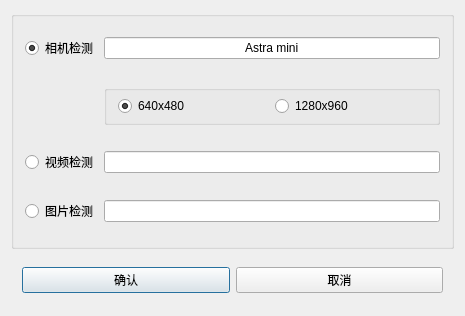
<?xml version="1.0" encoding="UTF-8"?>
<ui version="4.0">
 <class>setDialog</class>
 <widget class="QDialog" name="setDialog">
  <property name="geometry">
   <rect>
    <x>0</x>
    <y>0</y>
    <width>465</width>
    <height>316</height>
   </rect>
  </property>
  <property name="windowTitle">
   <string>setDialog</string>
  </property>
  <layout class="QGridLayout" name="gridLayout">
   <item row="1" column="0" colspan="2">
    <widget class="QWidget" name="widget_2" native="true">
     <property name="maximumSize">
      <size>
       <width>16777215</width>
       <height>50</height>
      </size>
     </property>
     <layout class="QHBoxLayout" name="horizontalLayout">
      <item>
       <widget class="QPushButton" name="acceptButton">
        <property name="text">
         <string>确认</string>
        </property>
       </widget>
      </item>
      <item>
       <widget class="QPushButton" name="rejectButton">
        <property name="text">
         <string>取消</string>
        </property>
       </widget>
      </item>
     </layout>
    </widget>
   </item>
   <item row="0" column="0" colspan="2">
    <widget class="QGroupBox" name="groupBox">
     <property name="title">
      <string/>
     </property>
     <layout class="QGridLayout" name="gridLayout_2">
      <property name="topMargin">
       <number>0</number>
      </property>
      <property name="bottomMargin">
       <number>0</number>
      </property>
      <item row="0" column="1">
       <widget class="QLineEdit" name="weightChose">
        <property name="layoutDirection">
         <enum>Qt::LeftToRight</enum>
        </property>
        <property name="text">
         <string>Astra mini</string>
        </property>
        <property name="alignment">
         <set>Qt::AlignCenter</set>
        </property>
       </widget>
      </item>
      <item row="3" column="0">
       <widget class="QRadioButton" name="videoRadioButton">
        <property name="text">
         <string>视频检测</string>
        </property>
       </widget>
      </item>
      <item row="0" column="0">
       <widget class="QRadioButton" name="cameraRadioButton">
        <property name="text">
         <string>相机检测</string>
        </property>
        <property name="checked">
         <bool>true</bool>
        </property>
       </widget>
      </item>
      <item row="3" column="1">
       <widget class="QLineEdit" name="videoChose"/>
      </item>
      <item row="4" column="0">
       <widget class="QRadioButton" name="pictureRadioButton">
        <property name="text">
         <string>图片检测</string>
        </property>
       </widget>
      </item>
      <item row="4" column="1">
       <widget class="QLineEdit" name="pictureChose"/>
      </item>
      <item row="1" column="1">
       <widget class="QGroupBox" name="groupBox_2">
        <property name="maximumSize">
         <size>
          <width>16777215</width>
          <height>40</height>
         </size>
        </property>
        <property name="title">
         <string/>
        </property>
        <layout class="QHBoxLayout" name="horizontalLayout_2">
         <property name="topMargin">
          <number>0</number>
         </property>
         <property name="bottomMargin">
          <number>0</number>
         </property>
         <item>
          <widget class="QRadioButton" name="radioButton640">
           <property name="text">
            <string>640x480</string>
           </property>
           <property name="checked">
            <bool>true</bool>
           </property>
          </widget>
         </item>
         <item>
          <widget class="QRadioButton" name="radioButto1280">
           <property name="text">
            <string>1280x960</string>
           </property>
          </widget>
         </item>
        </layout>
       </widget>
      </item>
     </layout>
    </widget>
   </item>
  </layout>
 </widget>
 <layoutdefault spacing="6" margin="11"/>
 <resources/>
 <connections/>
</ui>
